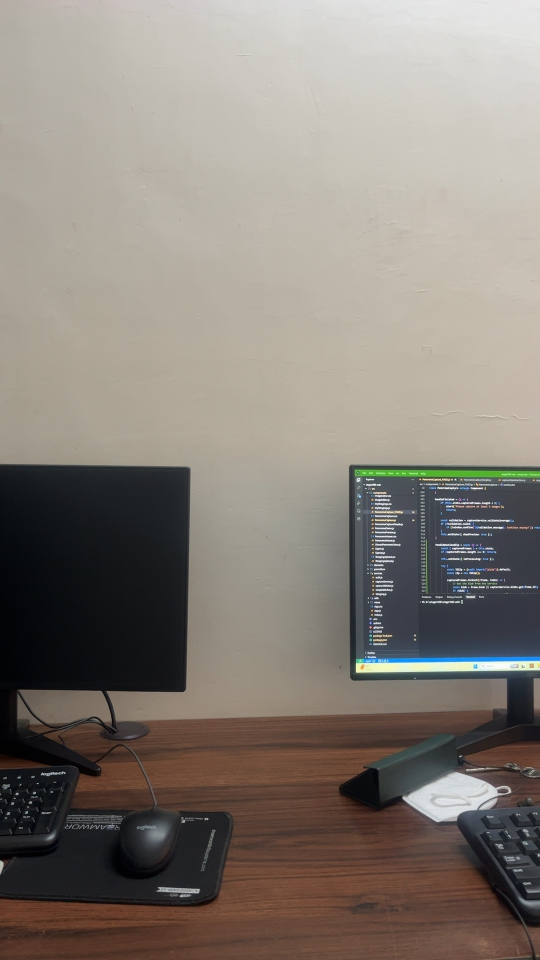
#> input picture backend/test_incremental.jpg, 1080 x 1920 px, given in place of t, which was not available (shown at 1/2 size)
$ python -i robust_stitcher.py   (imports and definitions only)
#> lines starting #> are read from the running program, lines starting #| are printed output that depends on the picture; pictures that were not available may be replaced by others from this repository, and a replacement may not be noted
import cv2
import numpy as np
import os
import gc
from typing import List

# VERSION: 2024-01-07-NO-CROP-v4
# [1 line not run here, left out]

def _mask_from_image(img):
    gray = cv2.cvtColor(img, cv2.COLOR_BGR2GRAY)
    return (gray > 0).astype(np.uint8) * 255

# [101 lines left out: functions _column_ranges, _blend_overlap_with_vertical_seams, _find_edge_homography, not called in this run]

def find_homography_between_images(img1, img2):
    """Find homography matrix between two images using enhanced feature detection for better circular stitching."""
    gray1 = cv2.cvtColor(img1, cv2.COLOR_BGR2GRAY)
    gray2 = cv2.cvtColor(img2, cv2.COLOR_BGR2GRAY)

    # Enhance images for better feature detection
    gray1 = cv2.equalizeHist(gray1)
    gray2 = cv2.equalizeHist(gray2)

    # Try multiple feature detectors with different parameters
    detectors = []

    # 1. SIFT with memory-optimized parameters for 512MB limit
    try:
        sift = cv2.SIFT_create(nfeatures=2000, contrastThreshold=0.01, edgeThreshold=15, sigma=1.0)
        detectors.append(('SIFT', sift))
    except:
        pass

    # 2. ORB with memory-optimized parameters
    try:
        orb = cv2.ORB_create(nfeatures=2000, scaleFactor=1.2, nlevels=8, edgeThreshold=20, firstLevel=0, WTA_K=2, scoreType=cv2.ORB_HARRIS_SCORE, patchSize=31, fastThreshold=15)
        detectors.append(('ORB', orb))
    except:
        pass

    # 3. AKAZE with fine-tuned parameters
    try:
        akaze = cv2.AKAZE_create(threshold=0.0005)
        detectors.append(('AKAZE', akaze))
    except:
        pass

    best_H = None
    best_inliers = 0

    for detector_name, detector in detectors:
        try:
            # Find keypoints and descriptors
            kp1, des1 = detector.detectAndCompute(gray1, None)
            kp2, des2 = detector.detectAndCompute(gray2, None)

            if des1 is None or des2 is None or len(des1) < 15 or len(des2) < 15:
                continue

            # Choose matcher based on detector type
            if detector_name == 'SIFT':
                # Use FLANN for SIFT with optimized parameters
                FLANN_INDEX_KDTREE = 1
                index_params = dict(algorithm=FLANN_INDEX_KDTREE, trees=8)
                search_params = dict(checks=80)
                matcher = cv2.FlannBasedMatcher(index_params, search_params)
                matches = matcher.knnMatch(des1, des2, k=2)

                # Apply Lowe's ratio test with stricter threshold for better quality
                good_matches = []
                for pair in matches:
                    if len(pair) < 2:
                        continue
                    m, n = pair
                    if m.distance < 0.65 * n.distance:  # Stricter ratio for better matches
                        good_matches.append(m)
            else:
                # Use Brute Force for ORB/AKAZE with cross-checking
                if des1.dtype == np.uint8:
                    bf = cv2.BFMatcher(cv2.NORM_HAMMING, crossCheck=True)
                    matches = bf.match(des1, des2)
                    # Take top matches based on distance
                    good_matches = sorted(matches, key=lambda x: x.distance)[:min(len(matches), 150)]
                else:
                    continue

            print(f"    {detector_name}: Found {len(good_matches)} good matches")

            # Require more matches for robust circular stitching
            if len(good_matches) >= 8:
                # Extract location of good matches
                src_pts = np.float32([kp1[m.queryIdx].pt for m in good_matches]).reshape(-1, 1, 2)
                dst_pts = np.float32([kp2[m.trainIdx].pt for m in good_matches]).reshape(-1, 1, 2)

                # Find homography with stricter parameters for better accuracy
                H, mask = cv2.findHomography(src_pts, dst_pts, cv2.RANSAC, 3.0, maxIters=5000, confidence=0.995)

                if H is not None:
                    # Count inliers for quality assessment
                    inliers = np.sum(mask)
                    print(f"    ✓ {detector_name} homography found with {inliers} inliers")

                    # Keep the best homography (most inliers)
                    if inliers > best_inliers:
                        best_H = H
                        best_inliers = inliers

        except Exception as e:
            print(f"    {detector_name} failed: {e}")
            continue

    if best_H is not None:
        print(f"    ✓ Best homography selected with {best_inliers} inliers")
        return best_H
    else:
        print("    ✗ No suitable homography found with any detector")
        return None

def feature_based_stitch(images, results_dir):
    """Create 3D-like panorama with perspective-correct stitching and enhanced blending."""
    print(f"[*] Creating 3D panorama for {len(images)} portrait images")

    if len(images) < 2:
        print("[!] Need at least 2 images")
        return []

    # Process images with moderate resolution to stay within memory limits
    target_h = 800  # Reduced for 512MB Render limit
    processed = []
    for i, img in enumerate(images):
        h, w = img.shape[:2]
        scale = target_h / h
        new_w = int(w * scale)
        img = cv2.resize(img, (new_w, target_h), interpolation=cv2.INTER_LANCZOS4)

        # Keep original colors - no correction for natural look
        processed.append(img)
        print(f"    Image {i+1}: {img.shape[1]}x{img.shape[0]} (processed for 3D)")

    # Try perspective-correct 3D stitching first
    print("[*] Attempting perspective-correct 3D stitching...")
    panorama = _perspective_stitch_3d(processed, results_dir)

    # If 3D stitching fails, fallback to enhanced horizontal stitching
    if panorama is None:
        print("[*] 3D stitching failed, using enhanced horizontal stitching...")
        return _enhanced_horizontal_stitch(processed, results_dir)

    return [panorama]

def _perspective_stitch_3d(images, results_dir):
    """Create true 3D panorama using perspective-correct stitching."""
    print("[*] Attempting perspective-correct 3D stitching...")

    try:
        # Start with the first image
        result = images[0].copy()

        for i in range(1, len(images)):
            print(f"    Stitching image {i+1} to panorama...")

            # Find homography between current result and next image
            H = find_homography_between_images(result, images[i])

            if H is None:
                print(f"    [!] Could not find homography for image {i+1}")
                return None

            # Get dimensions
            h1, w1 = result.shape[:2]
            h2, w2 = images[i].shape[:2]

            # Calculate corners of the warped image
            corners2 = np.float32([[0, 0], [w2, 0], [w2, h2], [0, h2]]).reshape(-1, 1, 2)
            warped_corners2 = cv2.perspectiveTransform(corners2, H)

            # Find the bounding box of the warped image with padding
            all_corners = np.concatenate([
                np.float32([[0, 0], [w1, 0], [w1, h1], [0, h1]]).reshape(-1, 1, 2),
                warped_corners2
            ], axis=0)

            # Add padding to prevent cutting
            [x_min, y_min] = np.int32(all_corners.min(axis=0).ravel() - 50)
            [x_max, y_max] = np.int32(all_corners.max(axis=0).ravel() + 50)

            # Create translation matrix to shift the result with padding
            translation = np.array([[1, 0, -x_min], [0, 1, -y_min], [0, 0, 1]])

            # Warp the current result and the new image
            result_warped = cv2.warpPerspective(result, translation, (x_max - x_min, y_max - y_min))
            img_warped = cv2.warpPerspective(images[i], translation.dot(H), (x_max - x_min, y_max - y_min))

            # Create masks for blending
            mask1 = np.zeros((y_max - y_min, x_max - x_min), dtype=np.uint8)
            mask2 = np.zeros((y_max - y_min, x_max - x_min), dtype=np.uint8)

            # Fill masks where images exist
            result_gray = cv2.cvtColor(result_warped, cv2.COLOR_BGR2GRAY)
            img_gray = cv2.cvtColor(img_warped, cv2.COLOR_BGR2GRAY)
            mask1[result_gray > 0] = 255
            mask2[img_gray > 0] = 255

            # Find overlap region
            overlap = cv2.bitwise_and(mask1, mask2)

            # Create smooth blending in overlap region
            if np.any(overlap):
                # Distance transform for smooth blending
                dist1 = cv2.distanceTransform(255 - mask1, cv2.DIST_L2, 5)
                dist2 = cv2.distanceTransform(255 - mask2, cv2.DIST_L2, 5)

                # Normalize weights
                total_dist = dist1 + dist2
                total_dist[total_dist == 0] = 1
                weight1 = dist1 / total_dist
                weight2 = dist2 / total_dist

                # Blend in overlap region
                overlap_mask = overlap > 0
                for c in range(3):
                    result_warped[:, :, c][overlap_mask] = (
                        result_warped[:, :, c][overlap_mask] * weight1[overlap_mask] +
                        img_warped[:, :, c][overlap_mask] * weight2[overlap_mask]
                    )

                # Add non-overlapping parts
                result_warped[mask2 == 255] = img_warped[mask2 == 255]

            result = result_warped
            # Free memory from warped intermediates
            del result_warped, img_warped, mask1, mask2
            gc.collect()

        # Keep natural colors - no final balancing
        result = np.clip(result, 0, 255).astype(np.uint8)

        # FORCE circular seam blending
        print("[*] Forcing circular seam blending...")
        print("[*] Aligning last image to first...")

        print(f"[*] 3D panorama created: {result.shape[1]}x{result.shape[0]}")

        # Save
        os.makedirs(results_dir, exist_ok=True)
        output_path = os.path.join(results_dir, "panorama.jpg")
        cv2.imwrite(output_path, result, [cv2.IMWRITE_JPEG_QUALITY, 98])
        print(f"[*] Saved to: {output_path}")

        return output_path

    except Exception as e:
        print(f"    [!] 3D stitching failed: {e}")
        return None

def _enhanced_horizontal_stitch(images, results_dir):
    """Enhanced horizontal stitching as fallback."""
    print(f"[*] Enhanced horizontal stitching for {len(images)} images")

    h, w = images[0].shape[:2]

    # Increased overlap for better blending
    overlap = max(int(w * 0.20), 120)  # 20% overlap for better alignment
    step = w - overlap

    # Calculate canvas
    total_width = step * (len(images) - 1) + w
    canvas_height = h

    print(f"    Canvas: {total_width}x{canvas_height}, Overlap: {overlap}px")

    # Create canvas
    result = np.zeros((canvas_height, total_width, 3), dtype=np.float32)
    weights_sum = np.zeros((canvas_height, total_width), dtype=np.float32)

    # Place images with multi-band blending
    for i, img in enumerate(images):
        x_offset = i * step

        # Create weight mask with multi-band blending
        weights = np.ones((h, w), dtype=np.float32)

        # Left edge feathering
        if i > 0:
            feather = overlap
            gradient = np.cos(np.linspace(np.pi, 0, feather)) * 0.5 + 0.5
            weights[:, :feather] = gradient.reshape(1, -1)

        # Right edge feathering
        if i < len(images) - 1:
            feather = overlap
            gradient = np.cos(np.linspace(0, np.pi, feather)) * 0.5 + 0.5
            weights[:, -feather:] = gradient.reshape(1, -1)

        # Add weighted image to result
        result[:, x_offset:x_offset+w] += img.astype(np.float32) * weights[:, :, np.newaxis]
        weights_sum[:, x_offset:x_offset+w] += weights

    # Normalize and keep natural colors
    mask = weights_sum > 0
    result[mask] /= weights_sum[mask][:, np.newaxis]
    result = np.clip(result, 0, 255).astype(np.uint8)

    # Free large arrays
    del weights_sum, mask
    gc.collect()

    # FORCE circular seam blending
    print("[*] Forcing circular seam blending...")
    print("[*] Aligning last image to first...")
    aligned_last = align_last_to_first(images[0], images[-1])
    result = blend_circular_seam(result, images[0], aligned_last, results_dir)

    print(f"[*] Final panorama: {result.shape[1]}x{result.shape[0]}")

    # Save
    os.makedirs(results_dir, exist_ok=True)
    output_path = os.path.join(results_dir, "panorama.jpg")
    cv2.imwrite(output_path, result, [cv2.IMWRITE_JPEG_QUALITY, 98])
    print(f"[*] Saved to: {output_path}")

    return [output_path]

def stitch_images_robustly(image_paths: List[str], results_dir: str, preserve_order: bool = False) -> List[str]:
    """Stitch images using OpenCV's Stitcher class for proper panorama generation.

    Args:
        image_paths: List of image file paths in desired order
        results_dir: Output directory for results
        preserve_order: If True, place images side-by-side in input order without feature-based reordering
    """
#> called with image_paths = 'test_incremental.jpg', results_dir = 'out.png', preserve_order = False

    if len(image_paths) < 2:
        print("[!] Need at least 2 images to stitch")
        return []

    print(f"[*] Loading {len(image_paths)} images...")
    images = []

    # Aggressive memory management for 512MB Render limit
    # Calculate safe dimensions based on image count
    if len(image_paths) > 15:
        max_dim = 1200  # Very aggressive for many images
    elif len(image_paths) > 8:
        max_dim = 1500
    else:
        max_dim = 1800

    print(f"    Memory limit: 512MB, Max dimension: {max_dim}px for {len(image_paths)} images")

    for path in image_paths:
        img = cv2.imread(path)
#> img is the input picture: shape (1920, 1080, 3); mean B, G, R 119.4, 127.1, 134.5
        if img is not None:
            # Always resize to stay within memory limits
            h, w = img.shape[:2]
            curr_max = max(h, w)
            if curr_max > max_dim:
                scale = max_dim / curr_max
                new_w = int(w * scale)
                new_h = int(h * scale)
                img = cv2.resize(img, (new_w, new_h), interpolation=cv2.INTER_AREA)
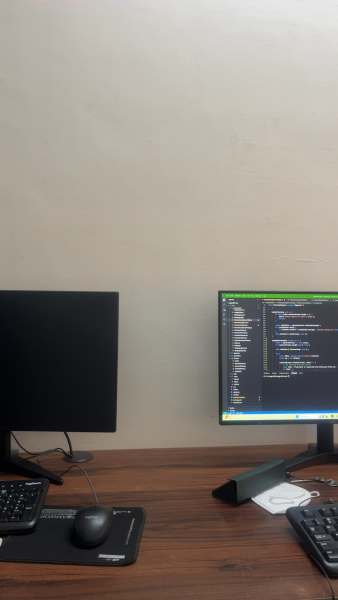
#> img: shape (1200, 675, 3) (shown at 1/2 size); mean B, G, R 119.4, 127.1, 134.5
                print(f"    ✓ {os.path.basename(path)}: {img.shape[1]}x{img.shape[0]} (resized from {w}x{h})")
#|     ✓ t: 675x1200 (resized from 1080x1920)
            else:
                print(f"    ✓ {os.path.basename(path)}: {img.shape[1]}x{img.shape[0]} (original)")
            images.append(img)
        else:
            print(f"    ✗ Failed to load: {os.path.basename(path)}")

    if len(images) < 2:
        print("[!] Not enough valid images")
        return []

    # Force garbage collection to free memory before stitching
    gc.collect()
    print(f"    Memory: Loaded {len(images)} images, GC completed")

    # If preserve_order is True, use simple side-by-side stitching
    if preserve_order:
        print("[*] Using ORDER-PRESERVING stitch (images will stay in input sequence)")
        return simple_stitch(images, results_dir)

    print(f"[*] Stitching {len(images)} images with OpenCV Stitcher...")

    # Create stitcher
    stitcher = cv2.Stitcher.create(cv2.Stitcher_PANORAMA)

    # Try stitching
    status, pano = stitcher.stitch(images)

    if status == cv2.STITCHER_OK:
        print(f"[*] Stitching successful! Panorama size: {pano.shape[1]}x{pano.shape[0]}")

        # Enhance the result
        lab = cv2.cvtColor(pano, cv2.COLOR_BGR2LAB)
        L, a, b = cv2.split(lab)
        clahe = cv2.createCLAHE(clipLimit=2.0, tileGridSize=(8, 8))
        L = clahe.apply(L)
        pano = cv2.cvtColor(cv2.merge([L, a, b]), cv2.COLOR_LAB2BGR)

        # Save result
        os.makedirs(results_dir, exist_ok=True)
        output_path = os.path.join(results_dir, "panorama.jpg")
        cv2.imwrite(output_path, pano, [cv2.IMWRITE_JPEG_QUALITY, 95])
        print(f"[*] Saved to: {output_path}")
        return [output_path]
    else:
        # Use numeric error codes - constants may not exist in all OpenCV versions
        error_messages = {
            1: "Need more images",
            2: "Homography estimation failed",
            3: "Camera parameter adjustment failed",
        }
        error_msg = error_messages.get(abs(status), f"Error code: {status}")
        print(f"[!] Stitching failed: {error_msg}")

        # Fallback: feature-based stitching with blending
        print("[*] Trying feature-based stitching with blending...")
        return feature_based_stitch(images, results_dir)
#> the loop in _perspective_stitch_3d, `for i in range(1, len(images)):` made 1 pass
#> pass 1, in find_homography_between_images, `gray1 = cv2.cvtColor(img1, cv2.COLOR_BGR2GRAY)`:
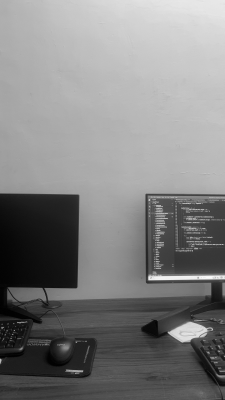
#> gray1: shape (800, 450) (shown at 1/2 size); min 0, max 254, mean 128.5
#> pass 1, in find_homography_between_images, `gray1 = cv2.equalizeHist(gray1)`:
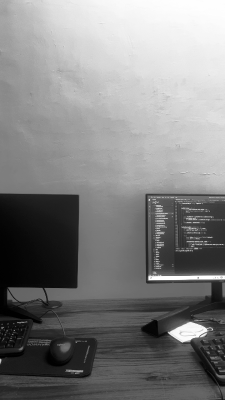
#> gray1: shape (800, 450) (shown at 1/2 size); min 0, max 255, mean 128.4
#> after the loop in _enhanced_horizontal_stitch, `for i, img in enumerate(images):`:
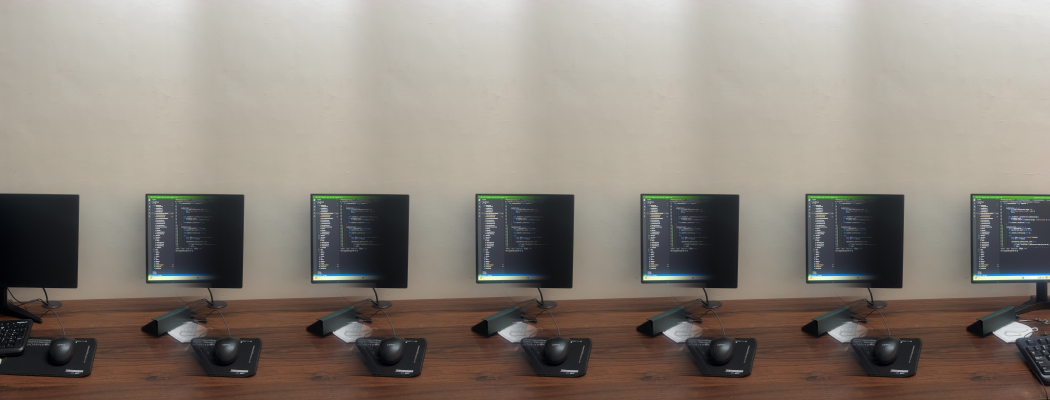
#> result: shape (800, 2100, 3) float32 (shown at 1/2 size); mean of channels 0, 1, 2 122.1, 130.5, 138.6; drawn as B, G, R
#> (the rest of the program and of its run is left out)
